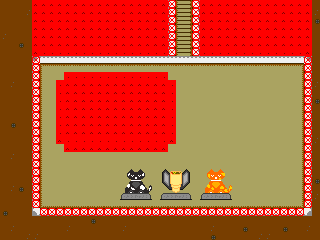

This game map was drawn from its Tiled (.tmx) file and the tilesets committed beside it. A one-line description and the trimmed map source follow:
An orthogonal 40x30 tile map with 8x8 px tiles, 3 tile layers (background, foreground, collision) and 5 objects (LVL-UP-0, NPC-PUZZLE_PIECE2, NPC-PYTHON, NPC-BURRITO, NPC-RON).

<map version="1.0" orientation="orthogonal" width="40" height="30" tilewidth="8" tileheight="8">
 <tileset firstgid="1" name="spritesheet" tilewidth="8" tileheight="8">
  <image source="../spritesheet.bmp" trans="ff00ff" width="512" height="1024" />
 </tileset>
 <layer name="background" width="40" height="30">
  <data>[1200 cells, 1200 non-empty, 110 distinct tile ids]</data>
 </layer>
 <layer name="foreground" width="40" height="30">
  <data>[1200 cells, 0 non-empty, 0 distinct tile ids]</data>
 </layer>
 <layer name="collision" width="40" height="30">
  <data>[1200 cells, 154 non-empty, 1 distinct tile ids]</data>
 </layer>
 <objectgroup name="entities" width="40" height="30">
  <object type="LVL-UP-0" x="176" y="0" width="16" height="8">
   <properties>
    <property name="sendto" value="testing2" />
   </properties>
  </object>
  <object type="NPC-PUZZLE_PIECE2" x="96" y="88" width="40" height="40">
   <properties>
    <property name="frames" value="npc_puzzle_piece" />
   </properties>
  </object>
  <object type="NPC-PYTHON" x="120" y="168" width="32" height="32" />
  <object type="NPC-BURRITO" x="160" y="168" width="32" height="32" />
  <object type="NPC-RON" x="200" y="168" width="32" height="32" />
 </objectgroup>
</map>
